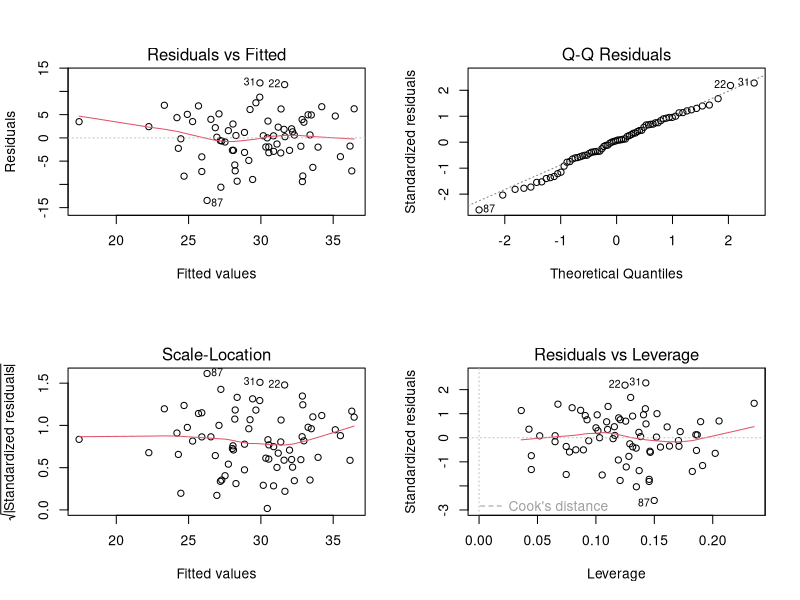

This chart was generated by the following R code:
## ---- chunk 1
knitr::opts_chunk$set(echo = TRUE)
library(ggplot2)
library(magrittr)
library(dplyr)
library(caret)
## ---- chunk 2

## ---- chunk 3
datos=read.csv("gendata.csv",sep=";")
datos_modelo=datos
datos_modelo$id=NULL
## ---- chunk 4
set.seed(123)
split_index=createDataPartition(datos_modelo$conc,times=1,p=0.7,list = F)
trainSet=datos_modelo[split_index,]
testSet=datos_modelo[-split_index,]
## ---- chunk 5
modelo=lm(data=trainSet,formula = conc~.)
summary(modelo)
par(mfrow=c(2,2))
plot(modelo)
